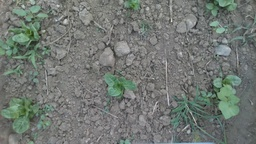
#> input picture test/0B9odeEn.jpg, 256 x 144 px, shrunk from 1280 x 720 before the run, found by its file name
$ jupyter execute --allow-errors augmentImage.ipynb
#> lines starting #> are read from the running program, lines starting #| are printed output that depends on the picture
[cell 1]
from PIL import Image
from numpy import asarray
import cv2
import numpy as np
import os
import random
import shutil
#image = Image.open('/home/xavier/Robolab/test_images/0B9odeEn.jpg')

[cell 2]
def load_image(image_path):
    """
    Load an image from a specified path.
    """
    img = cv2.imread(image_path) # OpenCV function for reading an image as a numpy array
#> img is the input picture: shape (144, 256, 3); mean B, G, R 114.6, 119.9, 113.5
    if img is None:
        print(f"Error: Image at {image_path} not found")
    return img

def display_image(window_name, image):
    """
    Display a specified image.
    """
    cv2.imshow(window_name, image) # Display image
    cv2.waitKey(0) # Image will be displayed until the escape key is pressed
    cv2.destroyAllWindows() # Stop displaying the image

[cell 3]
# summarize some details about the image
# print(image.format)
# print(image.size)
# print(image.mode)

[cell 4]
# [6 lines of commented-out code are left out]

[cell 5]
def changeBrightness(arrayImage, scale:float):

    for i in range(arrayImage.shape[0]):
        for j in range(arrayImage.shape[1]):
            for k in range(arrayImage.shape[2]):
                arrayImage[i,j,k] = min(255, arrayImage[i,j,k]* scale)
    return arrayImage
    #print(writable_data)

# Might be able to matrix multiply

[cell 6]
def gaussianBlur(arrayImage):
 # classic [1 2 1
 #          2 4 2
  #         1 2 1] shape. This puts more emphasis on the actual point itself rather than giving the same weight to everything
    arrayImageCopy = arrayImage.copy()
    for i in range(1, arrayImage.shape[0]- 1):
        for j in range(1, arrayImage.shape[1]-1 ):
            for k in range(arrayImage.shape[2]):
                blurTopLeft = arrayImageCopy[i-1,j-1,k]
                blurMidLeft = 2 * arrayImageCopy[i,j-1,k]
                blurBotLeft = arrayImageCopy[i+1,j-1,k]
                blurBotMid= 2 * arrayImageCopy[i-1,j,k]
                blurTopMid = 2 * arrayImageCopy[i-1,j,k]
                blurBotRight = arrayImageCopy[i+1,j+1,k]
                blurMidRight = 2 *  arrayImageCopy[i,j+1,k]
                blurTopRight = arrayImageCopy[i-1,j+1,k]
                blurMid = 4 *  arrayImageCopy[i,j,k]
                blur = blurTopLeft+blurMidLeft+blurBotLeft+blurBotMid+blurTopMid+blurBotRight+blurMidRight+blurTopRight+blurMid
                arrayImage[i,j,k] = 1/16 * blur

    return arrayImage

[cell 7]
img = load_image("/home/xavier/Robolab/test_images/0B9odeEn.jpg")
#display_image("field", img)

[cell 8]
def get_random_files(directory, num_files=1):
    """Gets a specified number of random files from a directory."""

    files = [f for f in os.listdir(directory) if os.path.isfile(os.path.join(directory, f))]
    if not files:
        return []  # Return an empty list if no files are found

    return random.sample(files, min(num_files, len(files)))

directory_path = "/home/xavier/Robolab/data/images/train"
random_files = get_random_files(directory_path, 30) # Grab a random 30 images for data augmentation (brightness)

for file in random_files:
    image = Image.open( "/home/xavier/Robolab/data/images/train/"+ file)
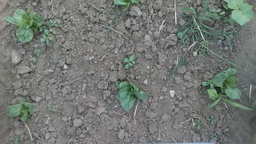
#> input picture data/images/train/19oHwhcV(1).jpg, 256 x 144 px, shrunk from 1280 x 720 before the run, found by its file name
#> image is the input picture: PIL image 256x144 RGB; mean R, G, B 114.4, 119.9, 115.1
    numpyData = asarray(image)
    writable_data = numpyData.copy()
    # cv2.imwrite('/home/xavier/Robolab/test_blur_images/darkened'+ file , gaussianBlur(writable_data))
    cv2.imwrite('/home/xavier/Robolab/brightness_aug_data/images/darkened'+ file , changeBrightness(writable_data,.5))
#> after the loop in changeBrightness, `for i in range(arrayImage.shape[0]):`:
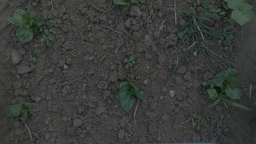
#> arrayImage: shape (144, 256, 3); mean R, G, B 56.9, 59.7, 57.3
#> pass 2 of the loop `for file in random_files:`:
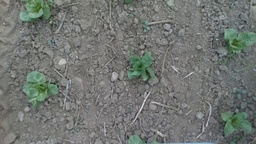
#> input picture data/images/train/2gmtRyei.jpg, 256 x 144 px, shrunk from 1280 x 720 before the run, found by its file name
#> image is the input picture: PIL image 256x144 RGB; mean R, G, B 113.1, 117.4, 113.5
#> after the loop in changeBrightness (call 2), `for i in range(arrayImage.shape[0]):`:
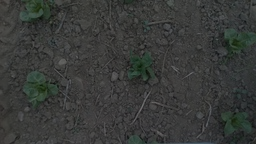
#> arrayImage: shape (144, 256, 3); mean R, G, B 56.3, 58.5, 56.5
#> pass 3 of the loop `for file in random_files:`:
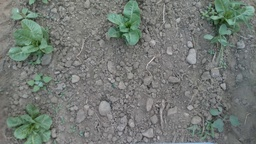
#> input picture data/images/train/02xpTDmL.jpg, 256 x 144 px, shrunk from 1280 x 720 before the run, found by its file name
#> image is the input picture: PIL image 256x144 RGB; mean R, G, B 115, 121.5, 116.3
#> after the loop in changeBrightness (call 3), `for i in range(arrayImage.shape[0]):`:
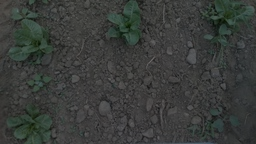
#> arrayImage: shape (144, 256, 3); mean R, G, B 57.2, 60.5, 57.9
